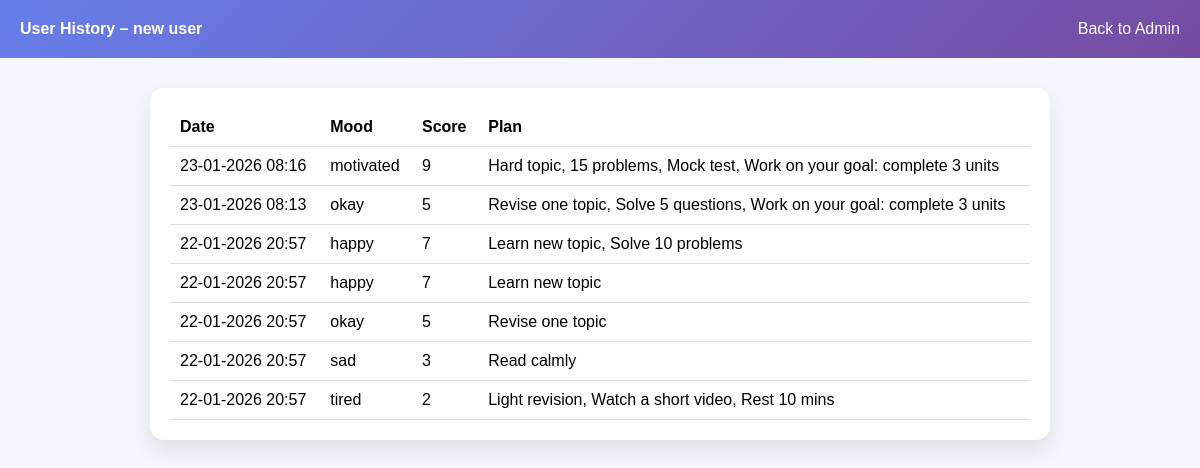
The page /admin/user/1 on the database its author committed.
### tables this page shows
CREATE TABLE users (
            id INTEGER PRIMARY KEY AUTOINCREMENT,
            username TEXT UNIQUE,
            password TEXT,
            goal TEXT
        );

CREATE TABLE history (
            id INTEGER PRIMARY KEY AUTOINCREMENT,
            user_id INTEGER,
            mood TEXT,
            score INTEGER,
            plan TEXT,
            date TEXT
        );

### app.py (the view)
@app.route("/admin/user/<int:uid>")
def admin_user(uid):
    con = get_db()
    cur = con.cursor()
    cur.execute("SELECT username FROM users WHERE id=?", (uid,))
    user = cur.fetchone()
    if not user:
        con.close()
        return "User not found"
    username = user[0]
    cur.execute("""
        SELECT mood, score, plan, date
        FROM history WHERE user_id=?
        ORDER BY id DESC
    """, (uid,))
    history = cur.fetchall()
    con.close()
    return render_template("user_history.html", username=username, history=history)

### app.py (called while the page is built)
def get_db():
    return sqlite3.connect("moods.db")

### templates/user_history.html (shortened to what this page needs)
<!DOCTYPE html>
<html>
<head>
</head>
<body>
<div class="top">
    <div><strong>User History – {{ username }}</strong></div>
    <div><a href="/admin">Back to Admin</a></div>
</div>
<div class="container">
    {% if history %}
        <div class="card">
            <table>
                <tr>
                    <th>Date</th>
                    <th>Mood</th>
                    <th>Score</th>
                    <th>Plan</th>
                </tr>
                {% for mood, score, plan, date in history %}
                <tr>
                    <td>{{ date }}</td>
                    <td>{{ mood }}</td>
                    <td>{{ score }}</td>
                    <td>{{ plan }}</td>
                </tr>
                {% endfor %}
            </table>
        </div>
    {% else %}
        <div class="card">
            <p>No history available for this user.</p>
        </div>
    {% endif %}
</div>
</body>
</html>

### templates/user_history.html (style rules this page uses)
body { font-family: Arial; background: #f5f7ff; margin: 0; }
.top { background: linear-gradient(135deg,#667eea,#764ba2); color: white; padding: 20px; display: flex; justify-content: space-between; align-items: center; }
.container { max-width: 900px; margin: auto; padding: 30px; }
.card { background: white; padding: 20px; border-radius: 14px; box-shadow: 0 10px 20px rgba(0,0,0,0.1); margin-bottom: 15px; }
table { width: 100%; border-collapse: collapse; }
th, td { padding: 10px; border-bottom: 1px solid #ddd; text-align: left; }
a { color: white; text-decoration: none; }

### rows shown on the page
users: username "new user"
history: date "23-01-2026 08:16", mood "motivated", score "9", plan "Hard topic, 15 problems, Mock test, Work on your goal: complete 3 units"
history: date "23-01-2026 08:13", mood "okay", score "5", plan "Revise one topic, Solve 5 questions, Work on your goal: complete 3 units"
history: date "22-01-2026 20:57", mood "happy", score "7", plan "Learn new topic, Solve 10 problems"
history: date "22-01-2026 20:57", mood "happy", score "7", plan "Learn new topic"
history: date "22-01-2026 20:57", mood "okay", score "5", plan "Revise one topic"
history: date "22-01-2026 20:57", mood "sad", score "3", plan "Read calmly"
history: date "22-01-2026 20:57", mood "tired", score "2", plan "Light revision, Watch a short video, Rest 10 mins"
